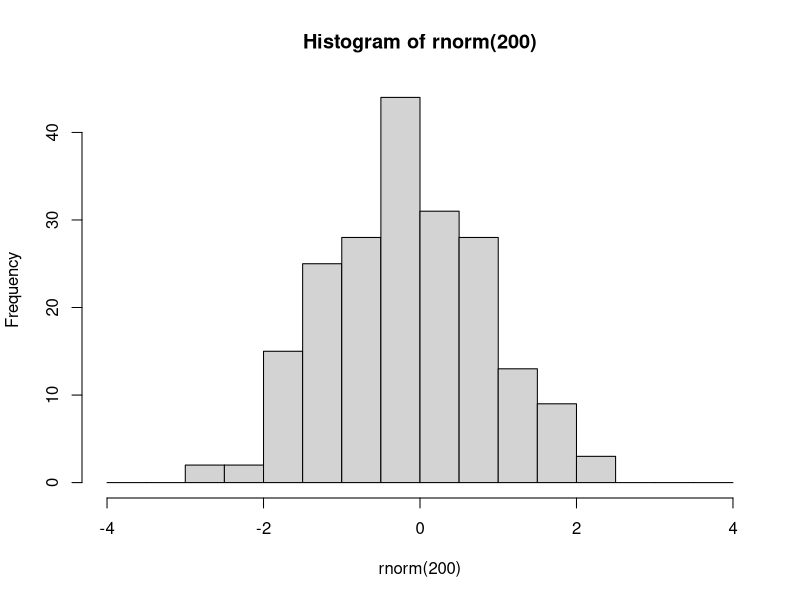

Write R code to recreate this figure. (Note: this script raises an error after producing the figure.)
###################################
###################################
########                   ########
########   Data Science 1  ########
########       Lab 5       ######## 
########  07th Nov. 2023   ########
########                   ########
###################################
###################################

## Welcome to lab #5. Today will be an introduction to the tidyverse, specifically dplyr and ggplot2




#####################
####    Pipes    ####
#####################

# The pipe operator looks like this: |>
# It signifies: take the element on the left and use it as the first argument in the function on the right

# Example

hist(rnorm(200), breaks=seq(-4,4,0.5))
# is equivalent to

rnorm(200) |> hist(breaks=seq(-4,4,0.5))

# The purpose of the pipe is mostly aesthetic, in particular to avoid large numbers of parentheses when something needs to be transformed using multiple functions:



### 1.1 Rewrite the following expression using pipes:
set.seed(123)
round(sqrt(log(runif(10,1,10))),2)
#the answer to the question
set.seed(123)
10 |> runif(1,10) |> log() |> sqrt() |> round(2)

#or add spaces and save as object name

set.seed(123)
10 |> runif(1,10) |> 
    log() |> 
    sqrt() |> 
    round(2) -> object_name
              
# Pipes were initially created in a package called magrittr, part of the 'tidyverse' group of packages


########################
####    Packages    ####
########################

# Packages are essentially environments full of functions and/or objects which aren't loaded into R by default, but must be first installed (generally from a repository called CRAN), and then loaded

# Here we will install tidyverse, which is not one but a series of packages written by the same group of people, which share a number of syntactical features

install.packages('tidyverse')

# After you have installed tidyverse into your packages, you must also load it into your environment

library(tidyverse)

# You will only have to install a package once. However, every time you start fresh in a new R environment, you will have to load the packages you need again.

#########################
####    TIDYVERSE    ####
#########################

# The tidyverse encompasses a very large number of packages, and is fairly powerful (in that you can do a lot using tidyverse packages)
# However, you DO NOT need to use tidyverse exclusively! I mostly don't use it, for example, preferring to stick to base R except for a few functionalities.

# Downsides of tidyverse include: unique syntax which is very different from other programming languages such as python
# 'Black box' functions that have specific purposes that must be remembered, as opposed to more general-purpose functions in base R
# Often actually more verbose than base R (ie. requires more lines of code to do the same thing)
# Using tidyverse is a matter of preference!

# The pipe operator was originally introduced in the tidyverse package magrittr. 
# The tidyverse pipe operator looks like this: %>%

set.seed(123)
runif(10,1,10) %>% 
  log() %>%
  sqrt() %>%
  round(2)

# In this class we will look at 2 important tidyverse packages.
# The first is dplyr, which is used to manipulate and transform data.
# Then we will start learning ggplot2, which is used for plotting and data visualisation

#####################
####    dplyr    ####
#####################

# The philosophy behind dplyr is that every data transformation can be done using a function, and multiple transformations can be done by piping an object through multiple functions
# For example, in dplyr we no longer use indexing.
# Instead we use the functions 'select', to choose specific columns in a data frame, and 'filter', to choose specific rows.


# so instead of: note that mtcars$cyl == 6 is the rows while 1:5 is the column, so it is the cars where the cyl(cylinder)is equals to 6 and thein the first five columns
mtcars[mtcars$cyl == 6, 1:5]
# we would write:
mtcars %>%
  filter(cyl==6) %>%
  select(1:5)

### 2.1
# using select() and filter(), create a new database of cars that are over 4000 lbs in weight, retaining only the wt and mpg columns. Save this database to an object called 'df'.

mtcars%>%
  filter(wt>4) %>%
  select(1,6) -> df

  #or you can use the column names to find out them out
mtcars%>%
  filter(wt>4) %>%
  select("mpg","wt") -> df

  
  

# After you have selected the rows and columns you are interested in, you can 
# change the order of the rows using arrange

df %>% arrange(wt)  #this describes it from the smallest to the biggest

df %>% arrange(desc(wt))  #this describes it from the biggest to the smallest


# To change variables, we can use mutate(), to create new variables or to change old variables 
df <- df %>% mutate(wt_kg=wt*453.592,
                    km_per_l = mpg*1.60934/3.78541)
#this is creating a new column of weight in kilograms from pounds and  kilo/liter from miles per galoon 



#IF AND ELSE STATEMENTS
#a boolean statement in parentheses
x <- sample(0:10,1)
if(x>5) {
    print('HIGH')
    y <- x*2
    print(c(x,y))
}else {
  (x<=5)
    print('LOW')
} 
 

 #same as using the ifelse statement

 ifelse(sample(0:10,1)>5, print('HIGH'), print('LOW'))
# And we can use ifelse() within mutate()
#if weight is >=4, the new column will be oversized or if it is less than, itll be standard
mtcars <- mtcars %>%
            mutate(wt_class = ifelse(wt>=4, 'Oversized','Standard'))

# We can even do a multiple ifelse statment using case_when()
#its like lots of ifelse's stacked
mtcars <- mtcars %>%
            mutate(
              efficiency = case_when(
                mpg<=15 ~ 'low',
                mpg>15 & mpg<=20 ~ 'medium',
                mpg>20 ~ 'high'
                ))


                #it means you can go very far with them if the eiificiency is high, turining a numerical variable into a categorical variable

# Next, summarise (or summarize) is a useful function which collapses a dataframe into a single row and can calculate summary statistics, eg:
#summarise will collapse the datset into a songle column and summarise it.

mtcars %>% 
  summarise(
    mean_wt = mean(wt),
    sd_wt = sd(wt),
    n = length(mpg)
  )  ->summary_table

# We can also use summarise to collapse a data frame not into one single row, but into as many rows as we have groups of interest. 
# To do this, first we need to use group_by()

mtcars %>% group_by(efficiency)
#this is called a tibble

# You'll notice that this automatically changes the data frame into a new kind of object, called a tibble.
# Tibbles are basically tidyverse dataframes, that display information slightly differently, and are a bit more particular about certain things like not wanting empty cells.
# Tibbles can also be grouped, which allows for further operations down the line
# For example: This does for each of the groups and not all of table

mtcars %>% 
  group_by(efficiency) %>%
  summarise(
    wt_kg=mean(wt),
    n=length(hp)
  ) %>%
  arrange(
    c('high','medium','low')
  )-> summary_table_efficiency

View(summary_table_efficiency)

# You can group by multiple variables

mtcars %>% 
  group_by(efficiency,cyl) %>%
  summarise(
    wt_kg=mean(wt),
    n=length(hp)
  )%>% View()

#wd have one row for efficiency because those who have combination of cyinder and efficiency

# After grouping a tibble, remember to ungroup it later using ungroup(), or you may have issues down the line.

# 3.1
data(iris)
# using the dplyr functions do the following:
# create a new column called Petal.Area which is the product of the petal width and petal length columns.
# For each of the different species of iris, present the mean and standard deviation for the sepal length, sepal width, and petal area, as well as the number of samples (n)
# Order this database in decreasing order of average petal area.


iris %>% mutate(Petal.Area = Petal.Length*Petal.Width) %>%
group_by(Species) %>%
summarise(mn_sepal_length = mean(Sepal.Length),
          sd_sepal_length = sd(Sepal.Length),
          mn_sepal_width = mean(Sepal.Width),
          sd_sepal_width = sd(Sepal.Width),
          mn_petal_area = mean(Petal.Area),
          sd_petal_area = sd(Petal.Area),
          n = n()) %>%
          arrange(desc(mn_petal_area)) -> final_iris_db

#######################
####    ggplot2    ####
#######################

# ggplot2 is the tidyverse graphics package, and one of the most popular data visualization tools that currently exists

# ggplot2 syntax is based on the so-called 'Grammar of Graphics', where different elements of a graph are added sequentially in layers

# The gold standard resource for learning ggplot2 is Hadley Wickham's 'ggplot2: Elegant graphics for data analysis'
# which is available for FREE here: https://ggplot2-book.org/

# I can provide no better introduction to ggplot2 than the 'First Steps' section of this book. 

# You can also find a cheat sheet here: https://rstudio.github.io/cheatsheets/html/data-visualization.html


# MIDTERM revisions:

# summary statistics

# Probabilities and distributions

# Null hypothesis significance tests - specifically t-tests

# P-values and confidence intervals

# Data standardization (scaling, centering, z-scoring)

# Data manipulation and visualisation
